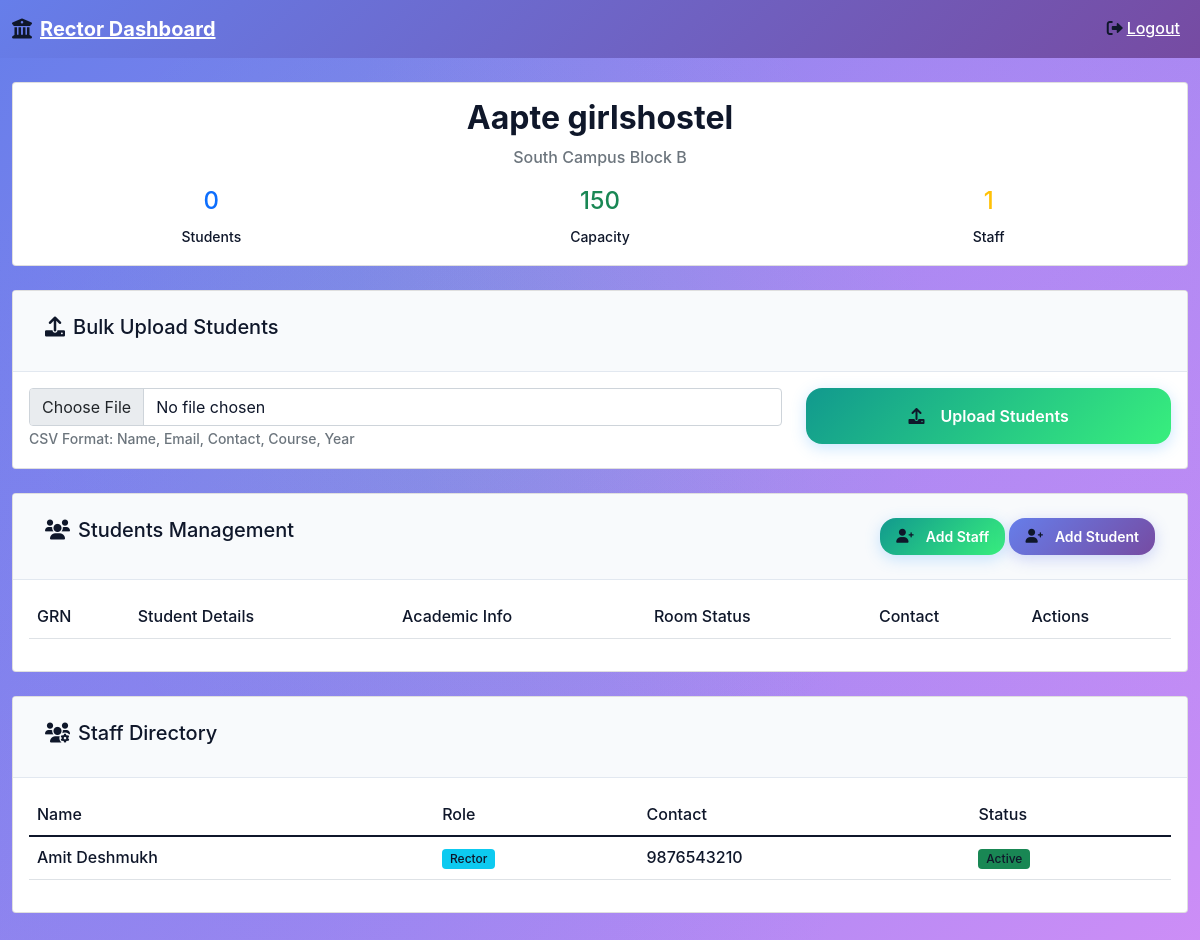
Page /vss/dashboards/rector_fixed.php (signed in) on the committed database.
### tables this page shows
CREATE TABLE `hostels` (
  `id` int(11) NOT NULL AUTO_INCREMENT,
  `name` varchar(100) NOT NULL,
  `capacity` int(11) NOT NULL,
  `location` varchar(200) NOT NULL,
  `rector_id` int(11) DEFAULT NULL,
  `created_at` timestamp NOT NULL DEFAULT current_timestamp(),
  PRIMARY KEY (`id`)
);

CREATE TABLE `staff` (
  `id` int(11) NOT NULL AUTO_INCREMENT,
  `name` varchar(100) NOT NULL,
  `role` varchar(50) NOT NULL,
  `contact` varchar(15) DEFAULT NULL,
  `hostel_id` int(11) DEFAULT NULL,
  `user_id` int(11) DEFAULT NULL,
  `csv_data` text DEFAULT NULL,
  `plain_password` varchar(255) DEFAULT NULL,
  `department` varchar(100) DEFAULT NULL,
  `designation` varchar(100) DEFAULT NULL,
  `location` varchar(255) DEFAULT NULL,
  `rector_id` varchar(50) DEFAULT NULL,
  `hostel_name` varchar(255) DEFAULT NULL,
  `csv_hostel_name` varchar(255) DEFAULT NULL,
  PRIMARY KEY (`id`),
  KEY `hostel_id` (`hostel_id`),
  KEY `user_id` (`user_id`),
  CONSTRAINT `staff_ibfk_1` FOREIGN KEY (`hostel_id`) REFERENCES `hostels` (`id`),
  CONSTRAINT `staff_ibfk_2` FOREIGN KEY (`user_id`) REFERENCES `users` (`id`)
);

### vss/dashboards/rector_fixed.php (the view, shortened to what this page needs)
<?php
require_once '../config/database.php';
$hostel_id = $_SESSION['hostel_id'];
try {
    $pdo->exec("ALTER TABLE students ADD COLUMN IF NOT EXISTS email VARCHAR(255) DEFAULT 'student@hostel.com'");
    $pdo->exec("ALTER TABLE students ADD COLUMN IF NOT EXISTS contact VARCHAR(20) DEFAULT '0000000000'");
    $pdo->exec("ALTER TABLE students ADD COLUMN IF NOT EXISTS course VARCHAR(100) DEFAULT 'General'");
    $pdo->exec("ALTER TABLE students ADD COLUMN IF NOT EXISTS year INT DEFAULT 1");
    $pdo->exec("ALTER TABLE students ADD COLUMN IF NOT EXISTS password VARCHAR(255) DEFAULT NULL");
    $pdo->exec("UPDATE students SET email = 'student@hostel.com' WHERE email IS NULL OR email = ''");
    $pdo->exec("UPDATE students SET contact = '0000000000' WHERE contact IS NULL OR contact = ''");
    $pdo->exec("UPDATE students SET course = 'General' WHERE course IS NULL OR course = ''");
    $pdo->exec("UPDATE students SET year = 1 WHERE year IS NULL");
} catch (Exception $e) {
}
try {
    $hostel = $pdo->prepare("SELECT * FROM hostels WHERE id = ?");
    $hostel->execute([$hostel_id]);
    $hostel_info = $hostel->fetch();
    $students = $pdo->prepare("SELECT s.*, COALESCE(r.room_number, 'Not Assigned') as room_number FROM students s LEFT JOIN rooms r ON s.room_id = r.id WHERE s.hostel_id = ?");
    $students->execute([$hostel_id]);
    $students_list = $students->fetchAll();
    $staff = $pdo->prepare("SELECT * FROM staff WHERE hostel_id = ?");
    $staff->execute([$hostel_id]);
    $staff_list = $staff->fetchAll();
} catch (Exception $e) {
    $students_list = [];
    $staff_list = [];
    $hostel_info = ['name' => 'Unknown Hostel', 'location' => 'Unknown', 'capacity' => 0];
}
?>
<!DOCTYPE html>
<html lang="en">
<head>
    <link href="https://cdn.jsdelivr.net/npm/bootstrap@5.1.3/dist/css/bootstrap.min.css" rel="stylesheet">
    <link href="https://cdnjs.cloudflare.com/ajax/libs/font-awesome/6.0.0/css/all.min.css" rel="stylesheet">
    <link href="../assets/modern-dashboard.css" rel="stylesheet">
</head>
<body>
    <nav class="navbar navbar-expand-lg" style="background: linear-gradient(135deg, #667eea 0%, #764ba2 100%);">
        <div class="container-fluid">
            <a class="navbar-brand fw-bold text-white" href="#">
                <i class="fas fa-university me-2"></i>Rector Dashboard
            </a>
            <div class="navbar-nav ms-auto">
                <a class="nav-link text-white" href="../auth/logout.php">
                    <i class="fas fa-sign-out-alt me-1"></i>Logout
                </a>
            </div>
        </div>
    </nav>
    <div class="container-fluid py-4">
        <div class="row mb-4">
            <div class="col-12">
                <div class="card">
                    <div class="card-body text-center">
                        <h2><?php echo $hostel_info['name']; ?></h2>
                        <p class="text-muted"><?php echo $hostel_info['location']; ?></p>
                        <div class="row">
                            <div class="col-md-4">
                                <h4 class="text-primary"><?php echo count($students_list); ?></h4>
                                <small>Students</small>
                            </div>
                            <div class="col-md-4">
                                <h4 class="text-success"><?php echo $hostel_info['capacity']; ?></h4>
                                <small>Capacity</small>
                            </div>
                            <div class="col-md-4">
                                <h4 class="text-warning"><?php echo count($staff_list); ?></h4>
                                <small>Staff</small>
                            </div>
                        </div>
                    </div>
                </div>
            </div>
        </div>
        <div class="row mb-4">
            <div class="col-12">
                <div class="card">
                    <div class="card-header">
                        <h5><i class="fas fa-upload me-2"></i>Bulk Upload Students</h5>
                    </div>
                    <div class="card-body">
                        <form method="POST" enctype="multipart/form-data">
                            <div class="row">
                                <div class="col-md-8">
                                    <input type="file" class="form-control" name="student_file" accept=".csv" required>
                                    <small class="text-muted">CSV Format: Name, Email, Contact, Course, Year</small>
                                </div>
                                <div class="col-md-4">
                                    <button type="submit" class="btn btn-success w-100">
                                        <i class="fas fa-upload me-2"></i>Upload Students
                                    </button>
                                </div>
                            </div>
                        </form>
                    </div>
                </div>
            </div>
        </div>
        <div class="row mb-4">
            <div class="col-12">
                <div class="card">
                    <div class="card-header d-flex justify-content-between">
                        <h5><i class="fas fa-users me-2"></i>Students Management</h5>
                        <div>
                            <button class="btn btn-sm btn-success" data-bs-toggle="modal" data-bs-target="#addStaffModal">
                                <i class="fas fa-user-plus me-1"></i>Add Staff
                            </button>
                            <button class="btn btn-sm btn-primary" data-bs-toggle="modal" data-bs-target="#addStudentModal">
                                <i class="fas fa-user-plus me-1"></i>Add Student
                            </button>
                        </div>
                    </div>
                    <div class="card-body">
                        <div class="table-responsive">
                            <table class="table">
                                <thead>
                                    <tr>
                                        <th>GRN</th>
                                        <th>Student Details</th>
                                        <th>Academic Info</th>
                                        <th>Room Status</th>
                                        <th>Contact</th>
                                        <th>Actions</th>
                                    </tr>
                                </thead>
                            </table>
                        </div>
                    </div>
                </div>
            </div>
        </div>
        <div class="row mb-4">
            <div class="col-12">
                <div class="card">
                    <div class="card-header">
                        <h5><i class="fas fa-users-cog me-2"></i>Staff Directory</h5>
                    </div>
                    <div class="card-body">
                        <div class="table-responsive">
                            <table class="table">
                                <thead>
                                    <tr>
                                        <th>Name</th>
                                        <th>Role</th>
                                        <th>Contact</th>
                                        <th>Status</th>
                                    </tr>
                                </thead>
                                <tbody>
                                    <?php foreach($staff_list as $staff_member): ?>
                                    <tr>
                                        <td><?php echo $staff_member['name']; ?></td>
                                        <td><span class="badge bg-info"><?php echo ucwords(str_replace('_', ' ', $staff_member['role'])); ?></span></td>
                                        <td><?php echo $staff_member['contact']; ?></td>
                                        <td><span class="badge bg-success">Active</span></td>
                                    </tr>
                                    <?php endforeach; ?>
                                </tbody>
                            </table>
                        </div>
                    </div>
                </div>
            </div>
        </div>
    </div>
</body>
</html>

### rows in the picture
hostels: name "Aapte girlshostel", location "South Campus Block B", capacity "150"
staff: name "Amit Deshmukh", role "Rector", contact "9876543210"

### other values in the picture
count($students_list) "0"
count($staff_list) "1"
